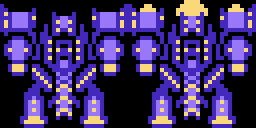
#> input picture uploads/miniboss-1.png, 64 x 32 px (shown 4 times larger)
$ python gera_miniboss.py
#> lines starting #> are read from the running program, lines starting #| are printed output that depends on the picture
#!/usr/bin/env python3
# miniboss-1.png (Saulo) -> tiles NES p/ 32x32, 2 frames (CHRROM PATTERN 396-427)
# PNG 64x32 = 2 frames 32x32 lado a lado. Preto (0,0,0) = transparente.
# Cores da arte (palette Lospec NES): (68,40,188)=$03 roxo, (152,120,248)=$23
# lilas, (248,216,120)=$38 dourado -> bits 1/2/3; renderizadas via pal2
# (VPOKE $3F19-1B no inicio da onda do miniboss, restaurada ao morrer).
# Cada frame = 8 sprites 8x16: fileira de cima PATTERN 396..402(+2),
# fileira de baixo 404..410(+2); frame B = 412..426. Byte OAM = 141+.
from pathlib import Path
import os
from PIL import Image

HERE = Path(__file__).resolve().parent
UPLOADS = Path(os.environ.get('SPACEBLAST_UPLOADS', HERE.parent / 'uploads'))
OUTDIR = Path(os.environ.get('SPACEBLAST_GENERATED', '/tmp'))
OUTDIR.mkdir(parents=True, exist_ok=True)
SRC = UPLOADS / 'miniboss-1.png'

def classifica(r, g, b, a):
    if r < 40 and g < 40 and b < 40:
        return 0                    # preto = transparente
    if r > 200:                     # dourado claro
        return 3
    if r > 100:                     # lilas claro
        return 2
    return 1                        # roxo escuro

im = Image.open(SRC).convert('RGBA')
#> im is the input picture: PIL image 64x32 RGBA; mean R, G, B, A 62, 46.3, 99.9, 255
px = im.load()
frames = []
for f in range(2):
    grid = [[classifica(*px[f * 32 + x, y]) for x in range(32)]
            for y in range(32)]
    frames.append(grid)
#> after the loop, frames = 2 items

# preview (cores da arte)
CH = {0: (16, 16, 24), 1: (68, 40, 188), 2: (152, 120, 248), 3: (248, 216, 120)}
prev = Image.new('RGB', (64, 32), CH[0])
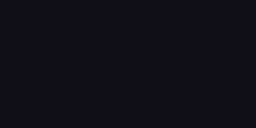
#> prev: PIL image 64x32 RGB (shown 4 times larger); mean R, G, B 16, 16, 24
for f in range(2):
    for y in range(32):
        for x in range(32):
            prev.putpixel((f * 32 + x, y), CH[frames[f][y][x]])
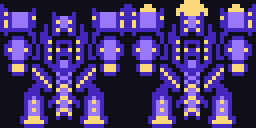
#> prev: PIL image 64x32 RGB (shown 4 times larger); mean R, G, B 69.5, 53.8, 111.2
prev.resize((320, 160), Image.NEAREST).save(OUTDIR / 'miniboss_nes.png')
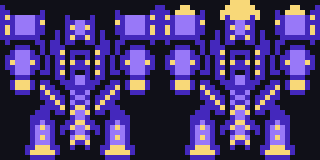
#> saved as miniboss_nes.png: PIL image 320x160 RGB; mean R, G, B 69.5, 53.8, 111.2

# gera bloco CVBasic
PL = {0: '.', 1: '1', 2: '2', 3: '3'}
out = []
out.append("\t' MINIBOSS do Saulo (miniboss-1.png: 32x32, 2 frames, pal2;\n")
out.append("\t' gera_miniboss.py). Onda a cada 4; o codigo troca pal2 p/\n")
out.append("\t' $03/$23/$38 (cores exatas da arte) e restaura ao morrer.\n")
out.append("\t' OAM: frame A = bytes 141-155, frame B = 157-171.\n")
for f in range(2):
    for fil in range(2):                    # 0 = metade de cima, 1 = baixo
        for col in range(4):
            tspr = 396 + f * 16 + fil * 8 + col * 2
            byte = 2 * ((tspr - 256) // 2) + 1
            out.append("\tCHRROM PATTERN %d\n" % tspr)
            out.append("\t' miniboss f%d %s col%d (byte OAM %d)\n"
                       % (f, 'top' if fil == 0 else 'bot', col, byte))
            for y in range(16):
                row = frames[f][fil * 16 + y]
                out.append('\tBITMAP "' + ''.join(PL[row[col * 8 + x]]
                           for x in range(8)) + '"\n')
#> after the loop, out = 292 items
#> (the run stopped early here; a loop or call above may not have finished)
